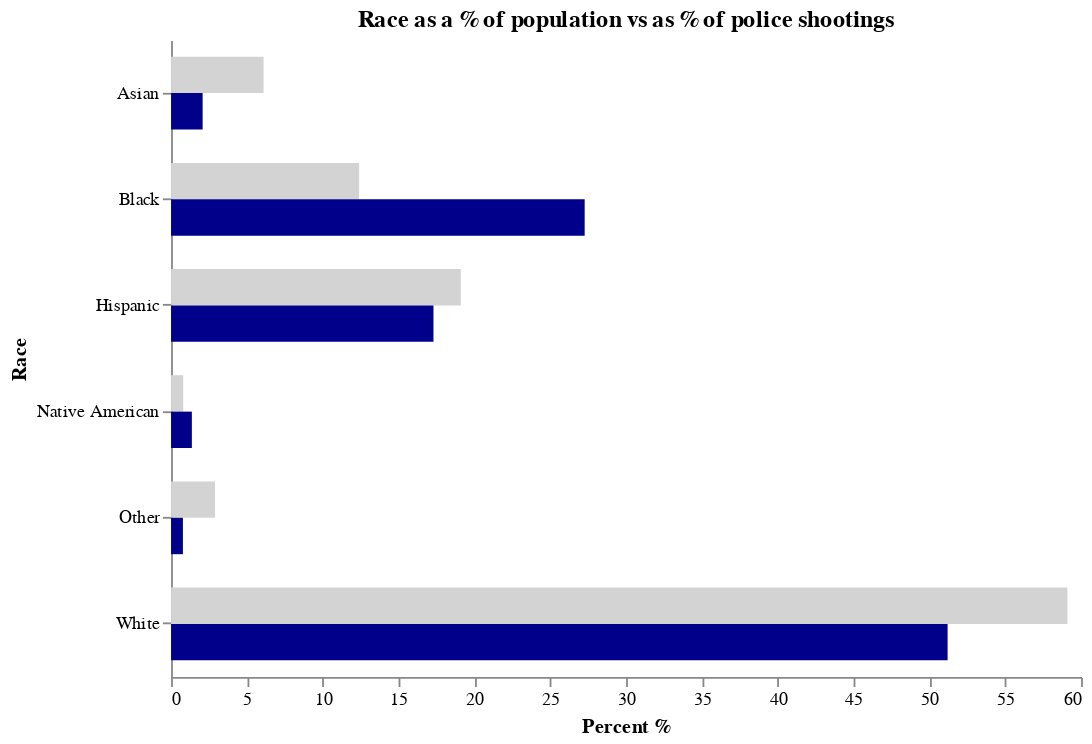

Write a Vega-Lite specification for this figure.
### Vega-Lite specification from a JSON file in a GitHub repository (floating-point values rounded to 4 significant figures)
{"$schema": "https://vega.github.io/schema/vega-lite/v5.json", "config": {"view": {"stroke": null}}, "data": {"values": [{"year": 2015, "race": "White", "pop": 59.1, "victim": 51.2}, {"year": 2015, "race": "Hispanic", "pop": 19.1, "victim": 17.3}, {"year": 2015, "race": "Black", "pop": 12.4, "victim": 27.27}, {"year": 2015, "race": "Native American", "pop": 0.8, "victim": 1.37}, {"year": 2015, "race": "Other", "pop": 2.9, "victim": 0.78}, {"year": 2015, "race": "Asian", "pop": 6.1, "victim": 2.08}, {"year": 2016, "race": "White", "pop": 59, "victim": 51.8}, {"year": 2016, "race": "Hispanic", "pop": 19.2, "victim": 17.4}, {"year": 2016, "race": "Black", "pop": 12.4, "victim": 28}, {"year": 2016, "race": "Native American", "pop": 0.8, "victim": 1.4}, {"year": 2016, "race": "Other", "pop": 2.9, "victim": 0.36}, {"year": 2016, "race": "Asian", "pop": 6.3, "victim": 1.7}, {"year": 2017, "race": "White", "pop": 58.9, "victim": 50.3}, {"year": 2017, "race": "Hispanic", "pop": 19.3, "victim": 17}, {"year": 2017, "race": "Black", "pop": 12.7, "victim": 23}, {"year": 2017, "race": "Native American", "pop": 0.8, "victim": 1.5}, {"year": 2017, "race": "Other", "pop": 2.9, "victim": 0.6}, {"year": 2017, "race": "Asian", "pop": 6.2, "victim": 1.7}, {"year": 2018, "race": "White", "pop": 58.1, "victim": 54}, {"year": 2018, "race": "Hispanic", "pop": 19.4, "victim": 17.9}, {"year": 2018, "race": "Black", "pop": 12.1, "victim": 25.4}, {"year": 2018, "race": "Native American", "pop": 0.8, "victim": 1.1}, {"year": 2018, "race": "Other", "pop": 2.9, "victim": 0.9}, {"year": 2018, "race": "Asian", "pop": 6.5, "victim": 3.8}, {"year": 2019, "race": "White", "pop": 58.6, "victim": 48}, {"year": 2019, "race": "Hispanic", "pop": 19.5, "victim": 19}, {"year": 2019, "race": "Black", "pop": 12.9, "victim": 26.9}, {"year": 2019, "race": "Native American", "pop": 0.8, "victim": 1.2}, {"year": 2019, "race": "Other", "pop": 2.9, "victim": 0.2}, {"year": 2019, "race": "Asian", "pop": 6.4, "victim": 2.1}, {"year": 2020, "race": "White", "pop": 58.5, "victim": 52.3}, {"year": 2020, "race": "Hispanic", "pop": 19.6, "victim": 11}, {"year": 2020, "race": "Black", "pop": 13, "victim": 30.81}, {"year": 2020, "race": "Native American", "pop": 0.8, "victim": 1.4}, {"year": 2020, "race": "Other", "pop": 2.9, "victim": 0.73}, {"year": 2020, "race": "Asian", "pop": 6.6, "victim": 2.6}, {"year": 2021, "race": "White", "pop": 58.4, "victim": 51.2}, {"year": 2021, "race": "Hispanic", "pop": 19.7, "victim": 13.9}, {"year": 2021, "race": "Black", "pop": 12.5, "victim": 29.6}, {"year": 2021, "race": "Native American", "pop": 0.8, "victim": 1.37}, {"year": 2021, "race": "Other", "pop": 2.9, "victim": 0.85}, {"year": 2021, "race": "Asian", "pop": 6.5, "victim": 2.08}, {"year": 2022, "race": "White", "pop": 58.2, "victim": 51.5}, {"year": 2022, "race": "Hispanic", "pop": 19.8, "victim": 17.3}, {"year": 2022, "race": "Black", "pop": 12.5, "victim": 27.27}, {"year": 2022, "race": "Native American", "pop": 0.8, "victim": 1.32}, {"year": 2022, "race": "Other", "pop": 2.9, "victim": 0.69}, {"year": 2022, "race": "Asian", "pop": 6.7, "victim": 2.08}]}, "params": [{"name": "Year_selection", "value": 2015, "bind": {"input": "range", "min": 2015, "max": 2022, "step": 1, "name": "Year: "}}], "transform": [{"filter": "datum.year == Year_selection"}], "title": "Race as a % of population vs as % of police shootings", "width": 500, "height": 350, "encoding": {"y": {"field": "race", "type": "nominal", "axis": {"grid": false, "labelAngle": 0}, "title": "Race"}}, "layer": [{"mark": {"type": "bar", "yOffset": -10, "size": 20, "color": "lightgrey"}, "encoding": {"x": {"field": "pop", "type": "quantitative", "title": "", "axis": {"grid": false}}, "tooltip": [{"field": "pop", "title": "% in Population"}]}}, {"mark": {"type": "bar", "yOffset": 10, "size": 20, "color": "darkblue"}, "encoding": {"x": {"field": "victim", "type": "quantitative", "title": "Percent %"}, "tooltip": [{"field": "victim", "format": ".2f", "title": "% of Victims"}]}}]}
